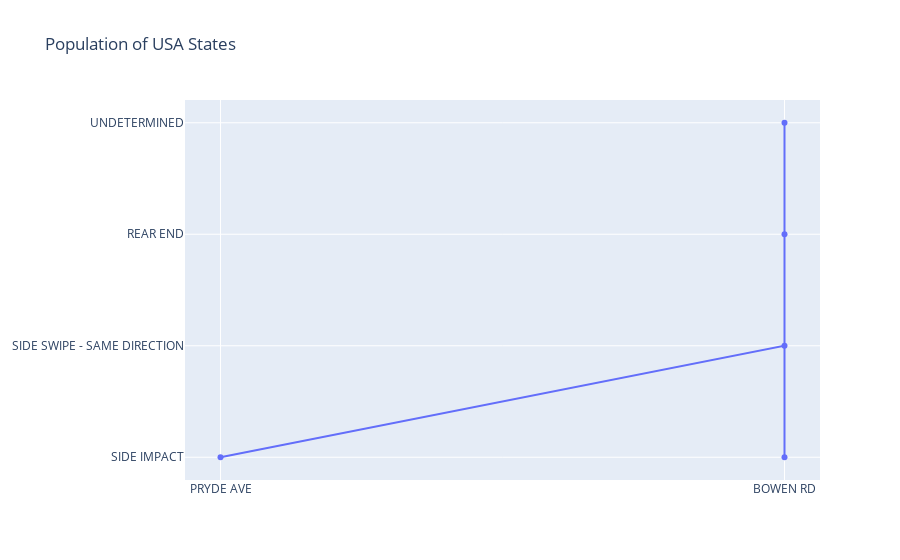

The notebook cell saved with this chart:
### Code cell
import plotly.graph_objects as go
import pandas as pd

data= pd.read_csv("ICBC_reported_crashes_Full_Data_data.csv", dtype={
    "Crash Breakdown 2": "string",
    "Date Of Loss Year": "string",
    "Animal Flag": "string",
    "Crash Severity": "string",
    "Cyclist Flag": "string",
    "Day Of Week": "string",
    "Derived Crash Congifuration" : "string",	
    "Intersection Crash": "string",
    "Month Of Year": "string",
    "Motorcycle Flag": "string",
    "Municipality Name (ifnull)": "string",
    "Parking Lot Flag": "string",
    "Pedestrian Flag": "string",
    "Region": "string",
    "Street Full Name (ifnull)": "string",
    "Time Category": "string",
    "Municipality Name": "string",
    "Road Location Description": "string",
    "Street Full Name": "string",
    "Total Crashes": "string"

})
print(data.head())
data = data.head()
#data = data.head().to_dict()
print(data)
fig = go.Figure(data=go.Scatter(x=data['Street Full Name'],
                                y=data['Derived Crash Congifuration']))
fig.update_layout(title='Population of USA States')
fig.show()

# fig = go.Figure(data=go.Scatter(x=data['Street Full Name'],
#                                 y=data['Date Of Loss Year'],
#                                 mode='markers',
#                                 marker_color='aqua',
#                                 text=data['Region'])) # hover text goes here

# fig.update_layout(title='Population of USA States')
# fig.show()

### Figure 1 — Plotly figure (JSON) as saved in the notebook; plotly's stock layout.template omitted (floating-point values rounded to 4 significant figures)
{"data": [{"type": "scatter", "x": ["PRYDE AVE", "BOWEN RD", "BOWEN RD", "BOWEN RD", "BOWEN RD"], "y": ["SIDE IMPACT", "SIDE SWIPE - SAME DIRECTION", "REAR END", "UNDETERMINED", "SIDE IMPACT"]}], "layout": {"title": {"text": "Population of USA States"}}}
